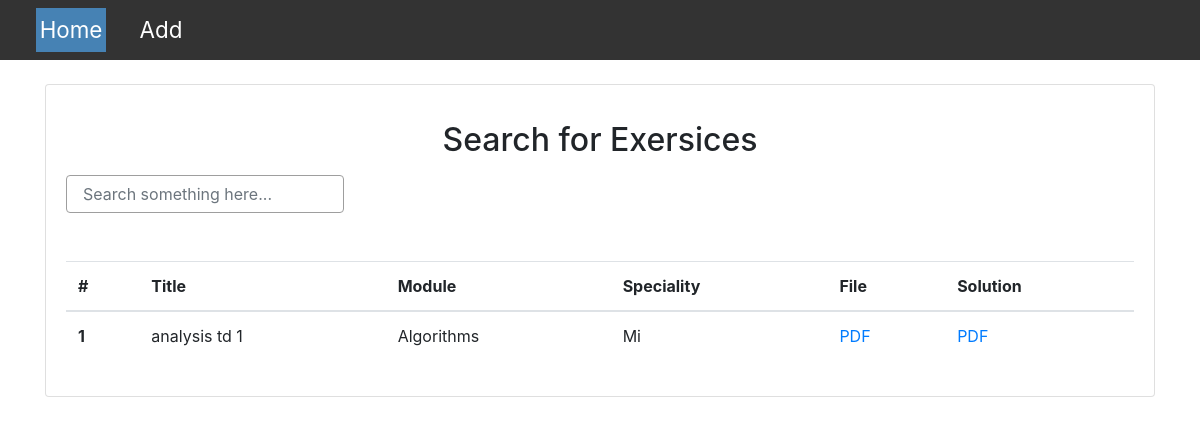
The app's page /exers/, older data.
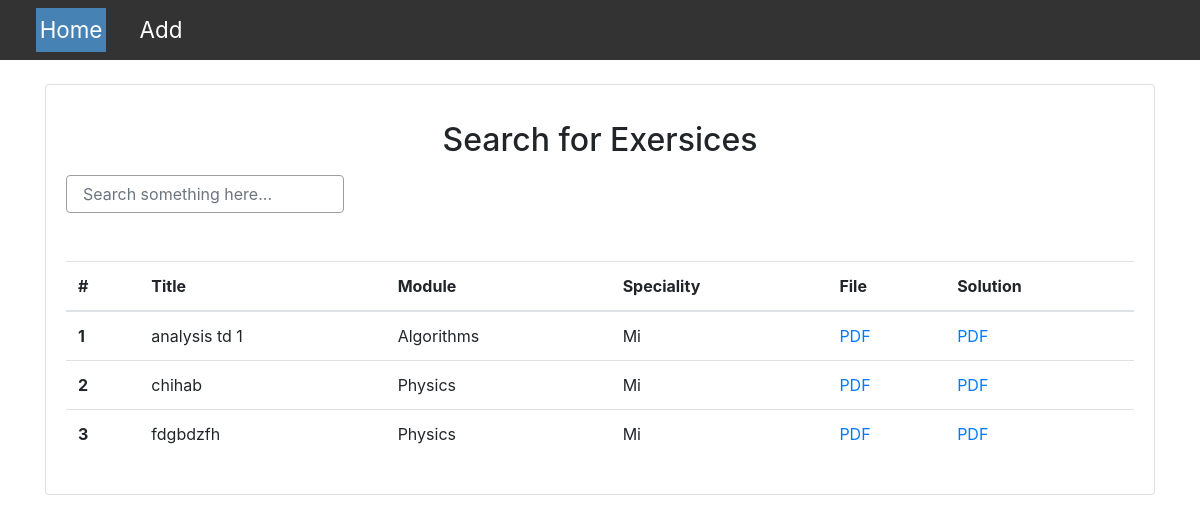
The same page, newer data.
### exers/models.py (models this page shows, shortened)
class Exer(models.Model):
    name = models.CharField(max_length=150)
    date = models.DateTimeField(auto_now_add=True)
    ex_file = models.FileField(upload_to=namer,null=True)
    sou_file = models.FileField(upload_to=namer,null=True)
    user = models.ForeignKey(User,on_delete=models.CASCADE,null=True)
    likes = models.IntegerField(default=0)
    speciality = models.ForeignKey('Speciality',on_delete=models.CASCADE)
    solution = models.BooleanField(default=True)
    subject = models.ForeignKey('Subject',on_delete=models.CASCADE)
    subject_name = models.CharField(max_length=100,blank=True,null=True)
    class Meta:
        verbose_name = ("exer")
        verbose_name_plural = ("exers")

class Subject(models.Model):
    name = models.CharField(max_length=100)
    date = models.DateTimeField(auto_now_add=True)
    def __str__(self):
        return self.name

class Speciality(models.Model):
    name = models.CharField(max_length=100)
    date = models.DateTimeField(auto_now_add=True)
    def __str__(self):
        return self.name

### exers/views.py (the view)
# urls.py: 2. Add a URL to urlpatterns:  path('', views.home, name='home')
def home(request):
    context = {}
    exercises = Exer.objects.all()
    context['exercises'] = exercises
    return render(request,'exers/home.html', context)

### templates/exers/home.html (shortened to what this page needs)
{% extends 'base.html' %}
{% load static %}
{% block links %}
<link rel='stylesheet' href='{% static "css/home.css" %}'>
<link rel="stylesheet" href="https://cdn.jsdelivr.net/npm/bootstrap@4.6.1/dist/css/bootstrap.min.css">
{% endblock links %}
{% block body %}
<div class="">
    <main>
        <div class="container mt-4">
            <div class="card mb-4">
                <div class="card-body">
                    <div class="row">
                        <div class="col-md-12">
                            <h2 class="pt-3 pb-2 text-center font-bold font-up deep-purple-text">Search for Exersices</h2>
                            <div class="input-group md-form form-sm form-2 pl-0">
                                <form action='{% url "exers:search" %}' method="get"> {% csrf_token %}
                                <input class="form-control my-0 py-1 pl-3 purple-border" type="text" placeholder="Search something here..." aria-label="Search" name="q">
                                </form>
                            </div>
                        </div>
                    </div>
                    <table class="table table-hover mt-5">
                        <thead>
                            <tr class="table">
                                <th>#</th>
                                <th>Title</th>
                                <th>Module</th>
                                <th>Speciality</th>
                                <th>File</th>
                                <th>Solution</th>
                            </tr>
                        </thead>
                        <tbody>
                            {% for exercise in exercises %}
                                <tr>
                                    <th scope="row">{{ exercise.id }}</th>
                                    <td>{{ exercise.name }}</td>
                                    <td>{{ exercise.subject }}</td>
                                    <td>{{ exercise.speciality }}</td>
                                    <td><a href='{{ exercise.ex_file }}'>PDF</a></td>
                                    <td><a href='{{ exercise.sou_file }}'>PDF</a></td>
                                </tr>
                            {% endfor %}
                        </tbody>
                    </table>
                </div>
            </div>
        </div>
    </main>
</div>
{% endblock body %}

Row changes from the older to the newer data that the page shows:
added Exer: id "2", name "chihab", subject "Physics", speciality "Mi"
added Exer: id "3", name "fdgbdzfh", subject "Physics", speciality "Mi"
